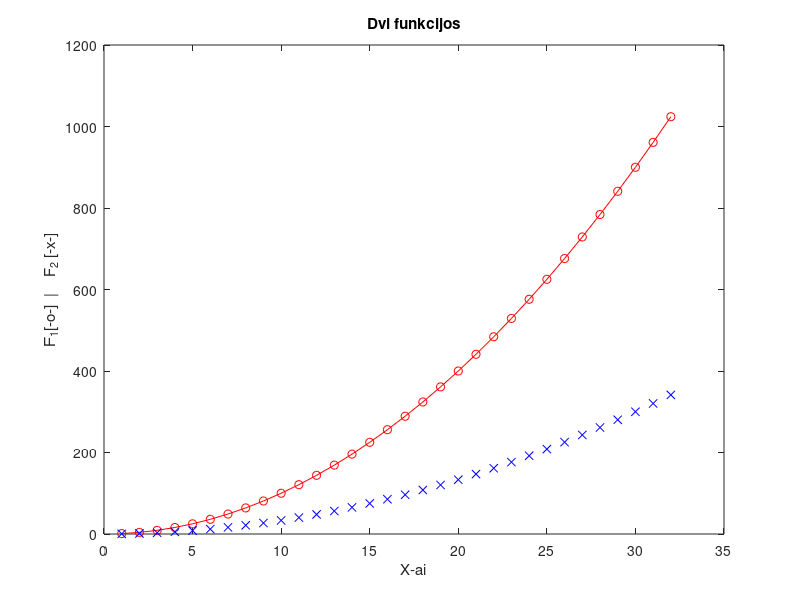

This chart was generated by the following MATLAB code:
x= 1:32;
y=x.^2;

plot(x,y, "o-r", x, y/3, "xb")
title("Dvi funkcijos")
xlabel("X-ai")
ylabel("F_1[-o-]  |    F_2 [-x-]")

help sin
